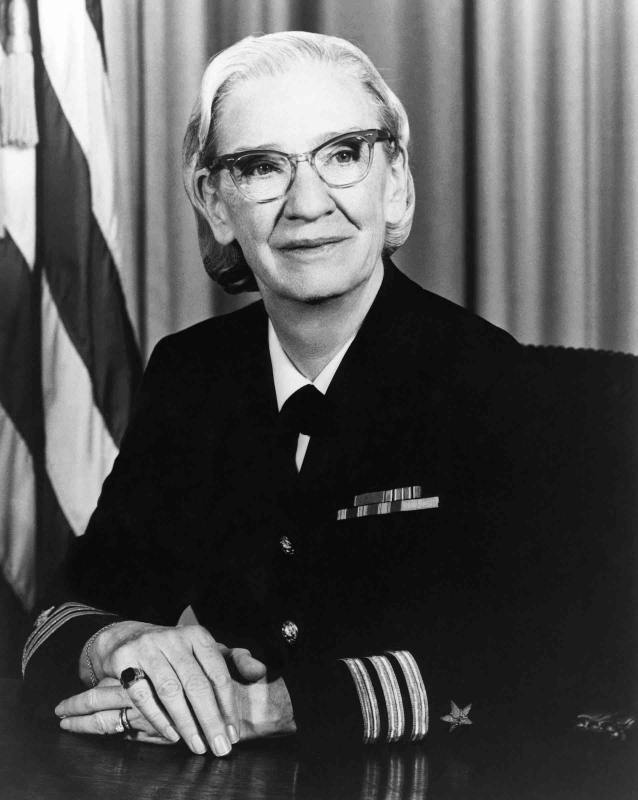
#> input picture REV/lab5/1-Image-Processing/grace_hopper.jpg, 1914 x 2400 px, found by its file name (shown at 1/3 size)
$ jupyter execute --allow-errors image_processing.ipynb
#> lines starting #> are read from the running program, lines starting #| are printed output that depends on the picture
# Digital Image Processing Notebook

The original code was done in Matlab so mind the differences in Python, some of the results may differ

## Introduction

Grayscale

[cell 1]
import cv2
import numpy as np
import matplotlib.pyplot as plt

# Load and resize the image
img = cv2.imread('grace_hopper.jpg', cv2.IMREAD_GRAYSCALE)  # Ensure the image file is in the working directory or provide the full path
#> img is the input picture: shape (2400, 1914); min 0, max 255, mean 84
if img is None:
    raise FileNotFoundError("Image not found. Please check the path.")

# Set up the figure with two side-by-side subplots
fig, (ax1, ax2) = plt.subplots(1, 2, figsize=(10, 5))

# Left subplot: Display the grayscale image in high quality
ax1.imshow(img, cmap='gray')
ax1.set_title('Grayscale Image', fontsize=12, color='black')
ax1.axis('off')

# Right subplot: Display pixel intensity values on a black background
black_bg = np.zeros_like(img)
ax2.imshow(black_bg, cmap='gray')
ax2.axis('off')

# Add colorbar for grayscale intensity reference
cbar = plt.colorbar(plt.cm.ScalarMappable(cmap='gray'), ax=ax2, fraction=0.02, pad=0.04)
cbar.set_label('Pixel Intensity', fontsize=10)
cbar.set_ticks(range(0, 256, 50))  # Fewer displayed values for readability

# Display pixel intensity values in green on the black background
step = 50  # Step size for displaying fewer values
font_size = 8

for i in range(0, img.shape[0], step):
    for j in range(0, img.shape[1], step):
        pixel_value = img[i, j]
        ax2.text(j, i, str(pixel_value), color='green', fontsize=font_size,
                ha='center', va='center')

# Title and layout adjustments
ax2.set_title('Pixel Intensity Values', color='black', fontsize=12)

plt.subplots_adjust(left=0.05, right=0.95, wspace=0.4)  # Adjust subplot spacing
plt.show()
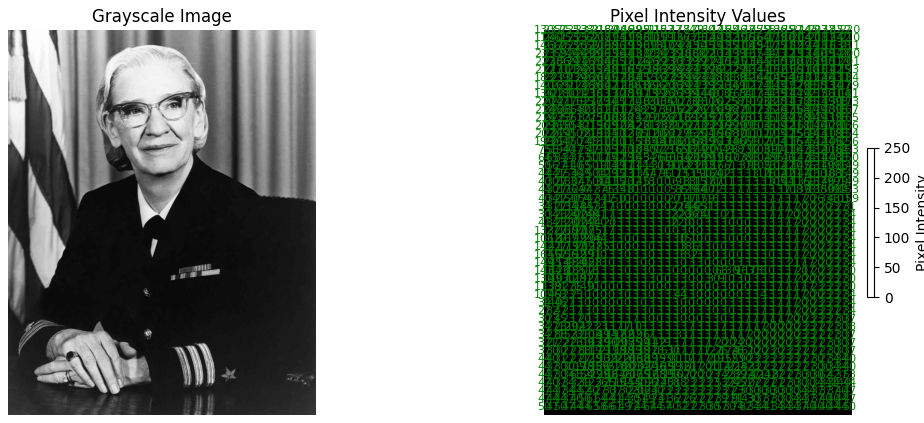
#> figure drawn by matplotlib, 3 panels

RGB image

[cell 2]
import cv2
import numpy as np
import matplotlib.pyplot as plt

# Load the high-quality RGB image
img = cv2.imread('grace_hopper_RGB.jpg')  # Read the file (make sure the file is in the working directory)
#> (the rest of this cell did not finish here and is left out)

RGB image 2

[cell 3]
import cv2
import numpy as np
import matplotlib.pyplot as plt

# Load the high-quality RGB image
img = cv2.imread('tree.jpeg') # Ensure the image file is in the working directory
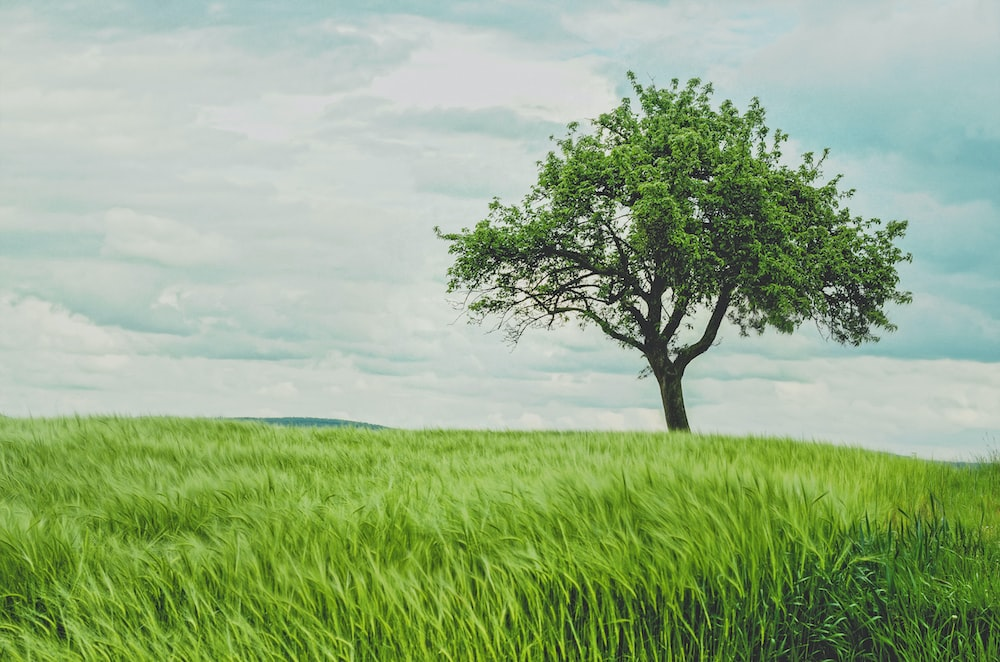
#> input picture REV/lab5/1-Image-Processing/tree.jpeg, 1000 x 662 px, found by its file name
#> img is the input picture: shape (662, 1000, 3); mean B, G, R 132.6, 172.7, 149.4
img = cv2.cvtColor(img, cv2.COLOR_BGR2RGB)  # Convert from BGR (OpenCV format) to RGB

# Convert the image to double precision (normalize to range 0-1)
img_double = np.double(img)

# Separate each channel and create individual images for each color
red_channel_img = np.zeros_like(img_double)
red_channel_img[:, :, 0] = img_double[:, :, 0]  # Red channel
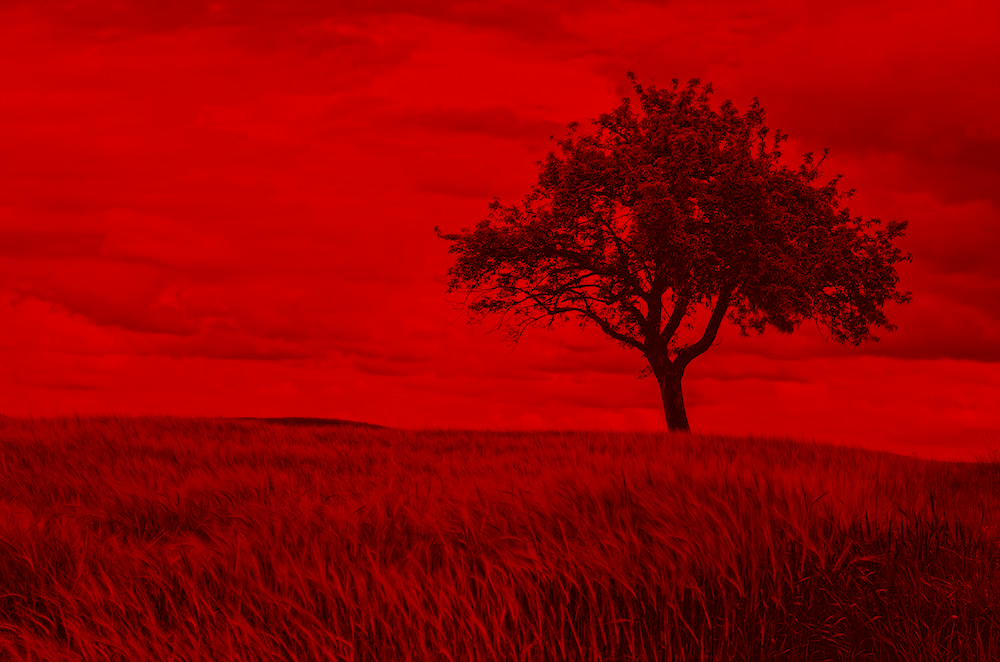
#> red_channel_img: shape (662, 1000, 3) float64; mean R, G, B 149.4, 0, 0

green_channel_img = np.zeros_like(img_double)
green_channel_img[:, :, 1] = img_double[:, :, 1]  # Green channel
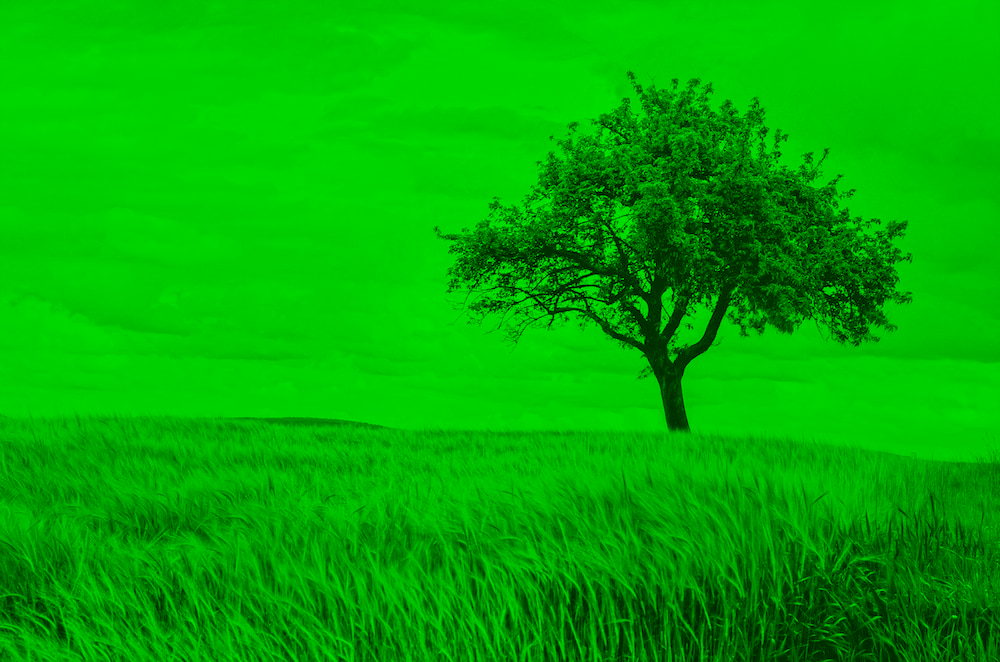
#> green_channel_img: shape (662, 1000, 3) float64; mean R, G, B 0, 172.7, 0

blue_channel_img = np.zeros_like(img_double)
blue_channel_img[:, :, 2] = img_double[:, :, 2]  # Blue channel
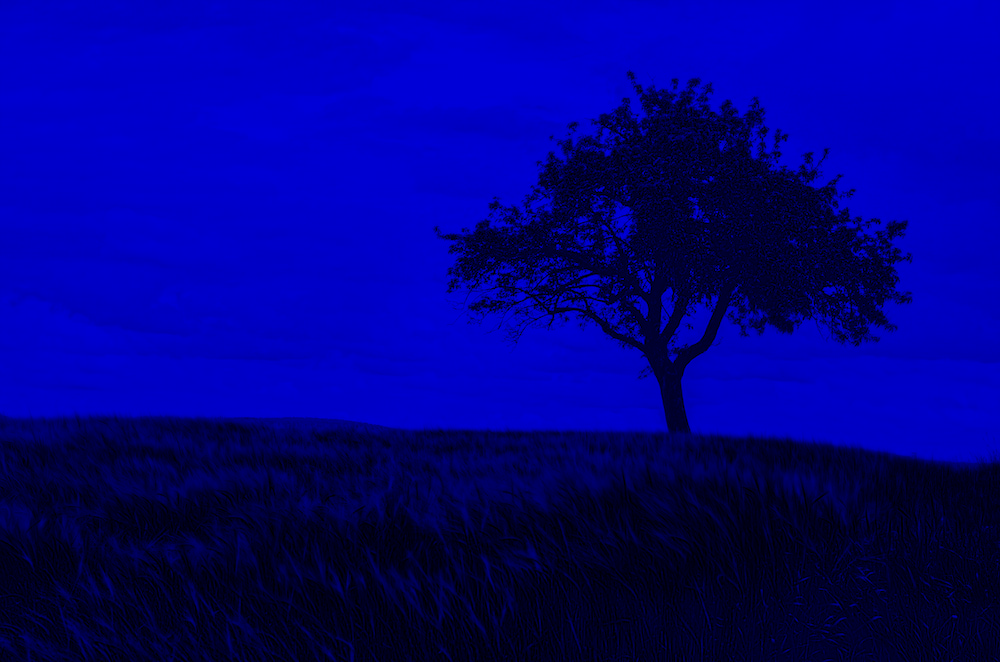
#> blue_channel_img: shape (662, 1000, 3) float64; mean R, G, B 0, 0, 132.6

# Set up the figure with three subplots (for each color channel)
fig, axes = plt.subplots(1, 3, figsize=(12, 4))

# Red Channel
axes[0].imshow(red_channel_img)
axes[0].set_title('Red Channel', color='red', fontsize=12)
axes[0].axis('off')
for i in range(0, img_double.shape[0], 100):
    for j in range(0, img_double.shape[1], 100):
        red_val = img_double[i, j, 0]  # Red channel value
        axes[1].text(j, i, f'{red_val}', color='red', fontsize=7,
                    ha='center', va='center')

# Green Channel
axes[1].imshow(green_channel_img)
axes[1].set_title('Green Channel', color='green', fontsize=12)
axes[1].axis('off')
for i in range(0, img_double.shape[0], 100):
    for j in range(0, img_double.shape[1], 100):
        red_val = img_double[i, j, 0]  # Green channel value
        axes[1].text(j, i, f'{red_val}', color='green', fontsize=7,
                    ha='center', va='center')

# Blue Channel
axes[2].imshow(blue_channel_img)
axes[2].set_title('Blue Channel', color='blue', fontsize=12)
axes[2].axis('off')
for i in range(0, img_double.shape[0], 100):
    for j in range(0, img_double.shape[1], 100):
        red_val = img_double[i, j, 0]  # Blue channel value
        axes[1].text(j, i, f'{red_val}', color='blue', fontsize=7,
                    ha='center', va='center')

# Adjust layout for better spacing
plt.tight_layout()
plt.show()
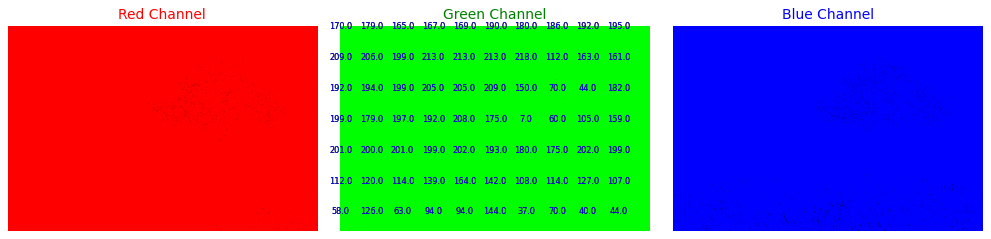
#> figure drawn by matplotlib, 3 panels

## Noise

[cell 4]
import cv2
import numpy as np
import matplotlib.pyplot as plt
import random

# Load the RGB image and convert to grayscale
img = cv2.imread('grace_hopper_RGB.jpg')  # Ensure the image file is in the working directory
#> (the rest of this cell did not finish here and is left out)

## Filtering in the Spatial Domain

### Smoothing

Mean Filter

[cell 5]
import cv2
import numpy as np
import matplotlib.pyplot as plt
import seaborn as sns

# Load the Grace Hopper image (RGB)
img = cv2.imread('grace_hopper_RGB.jpg')  # Ensure the image file is in the working directory
#> (the rest of this cell did not finish here and is left out)

Gaussian Filter

[cell 6]
import cv2
import numpy as np
import matplotlib.pyplot as plt

# Load the grayscale image
original_img = cv2.imread('grace_hopper.jpg', cv2.IMREAD_GRAYSCALE)  # Load image in grayscale

# Function to add Gaussian noise
def add_gaussian_noise(image, sigma):
#> called with sigma = 0.15
    row, col = image.shape
#> row = 2400; col = 1914
    gaussian = np.random.normal(0, sigma * 255, (row, col))  # Generate Gaussian noise
    noisy_image = image + gaussian
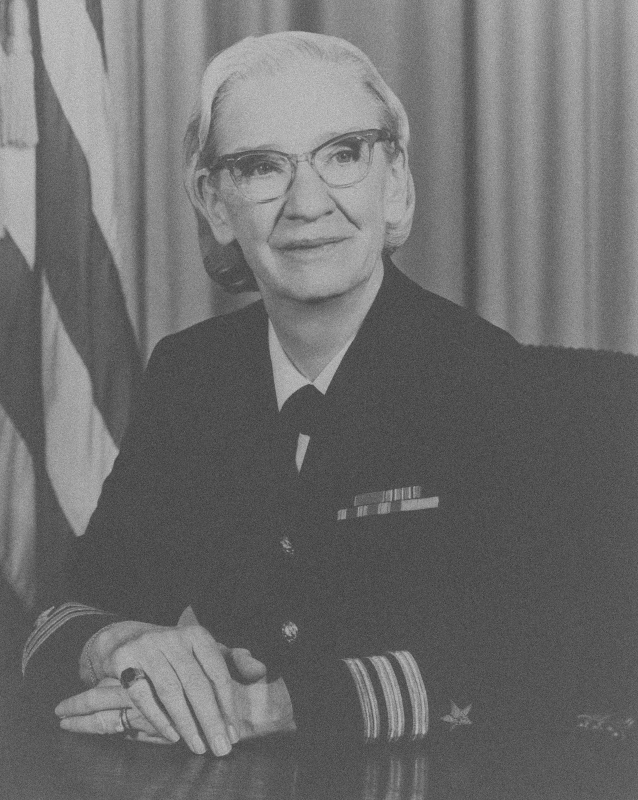
#> noisy_image: shape (2400, 1914) float64 (shown at 1/3 size); min -169, max 416.9, mean 84; drawn with min black and max white
    noisy_image = np.clip(noisy_image, 0, 255)  # Ensure pixel values are in range [0, 255]
    return noisy_image.astype(np.uint8)

# Increase the noise strength to make the effect more noticeable
noisy_img = add_gaussian_noise(original_img, 0.15)  # Add Gaussian noise to the image

# Define Gaussian filter parameters with updated values
gaussian_sigma = 0.5  # Increased sigma for stronger smoothing
kernel_size = (9,9)  # Larger kernel size for better noise removal

# Apply Gaussian filter to smooth the noisy image
smoothed_img = cv2.GaussianBlur(noisy_img, kernel_size, gaussian_sigma)

# Plot the results
fig, axes = plt.subplots(1, 2, figsize=(18, 6))

# Noisy image
axes[0].imshow(np.clip(noisy_img, 0, 255).astype(np.uint8), cmap='gray')
axes[0].set_title('Noisy Image (Gaussian Noise)', fontsize=12)
axes[0].axis('off')

# Smoothed image
axes[1].imshow(smoothed_img, cmap='gray')
axes[1].set_title('Smoothed Image (Gaussian Filter)', fontsize=12)
axes[1].axis('off')

# Adjust layout for better visualization
plt.tight_layout()
plt.show()
